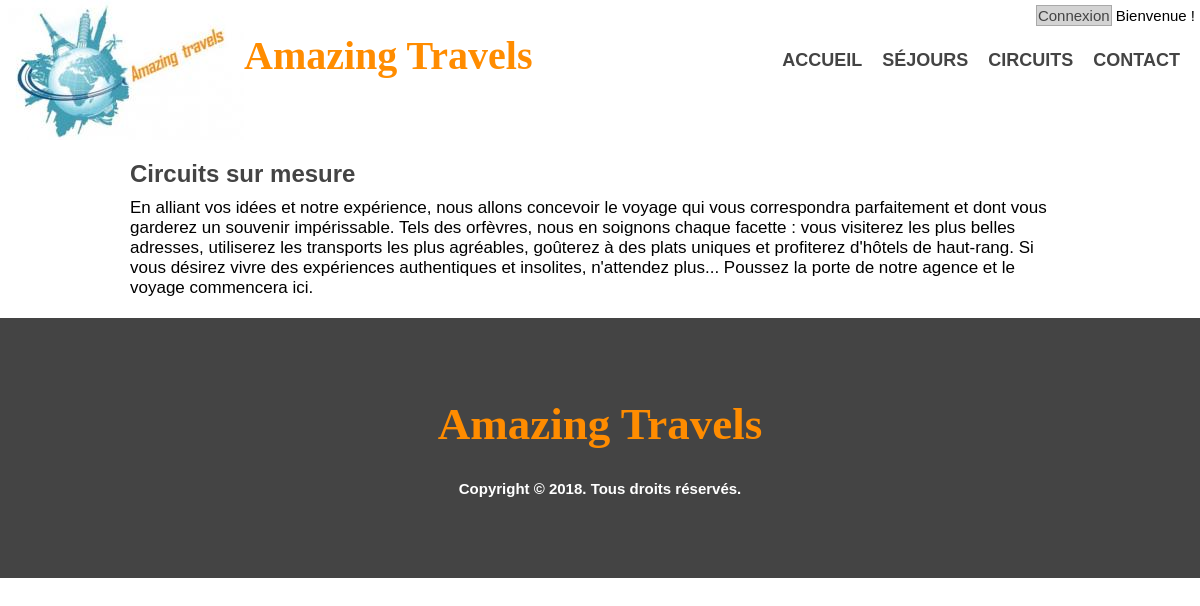
The app's page /circuit_perso.php with its own data.
### tables this page shows
CREATE TABLE `article` (
  `id` int(4) NOT NULL,
  `category` int(3) NOT NULL,
  `content` text NOT NULL,
  `image` varchar(255) NOT NULL,
  `title` varchar(100) NOT NULL,
  `description` varchar(300) NOT NULL,
  `last_author` int(4) NOT NULL,
  `last_date` datetime NOT NULL DEFAULT CURRENT_TIMESTAMP
);

### circuit_perso.php (the view, shortened to what this page needs)
<!DOCTYPE html>
<html>
    <head>
        <link rel="stylesheet" href="css/style.css" type="text/css">
    </head>
    <body>
    <?php include ('menu.php');
        $db = Database::connect();
        $data = $db->query("
        SELECT article.*, category.* FROM article, category WHERE article.category = category.id AND article.title='Circuits sur mesure'
        ");
        $element = $data->fetch();
    ?>
    <article class='articles'>
        <section>
            <div class='wrapper'>
                <h3><?php echo $element['title']; ?></h3>
               <?php echo $element['content']; ?>
            </div>
        </section>
    </article>
    <?php include ('footer.php'); ?>
    </body>
</html>

### css/style.css (style rules this page uses)
* { margin:0px ; padding:0px ; }
body, html { height:100%; }
body { font-family:sans-serif,arial; font-size: 15px; }
h3 { color:#444; font-size: 24px; }
.wrapper { width:940px; margin:0 auto; padding:0 10px; }
.articles { margin:10px 0px; padding:10px; font-size:17px; }
.articles h3 { margin-bottom:10px; }

### records on screen
article: title "Circuits sur mesure", content "En alliant vos idées et notre expérience, nous allons concevoir le voyage qui vous correspondra parfaitement et dont vous garderez un souvenir impérissable. Tels des orfèvres, nous en soignons chaque facette : vous visiterez les plus belles adresses, utiliserez les transports les plus agréables, goûterez à des plats uniques et profiterez d'hôtels de haut-rang. Si vous désirez vivre des expériences authentiques et insolites, n'attendez plus... Poussez la porte de notre agence et le voyage commencera ici."
